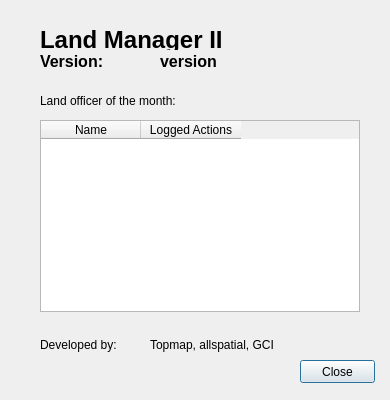
<?xml version="1.0" encoding="UTF-8"?>
<ui version="4.0">
 <class>AboutDialog</class>
 <widget class="QDialog" name="AboutDialog">
  <property name="geometry">
   <rect>
    <x>0</x>
    <y>0</y>
    <width>390</width>
    <height>400</height>
   </rect>
  </property>
  <property name="minimumSize">
   <size>
    <width>390</width>
    <height>400</height>
   </size>
  </property>
  <property name="maximumSize">
   <size>
    <width>390</width>
    <height>400</height>
   </size>
  </property>
  <property name="windowTitle">
   <string>About Dialog</string>
  </property>
  <widget class="QLabel" name="label">
   <property name="geometry">
    <rect>
     <x>40</x>
     <y>51</y>
     <width>91</width>
     <height>21</height>
    </rect>
   </property>
   <property name="font">
    <font>
     <family>Helvetica</family>
     <pointsize>12</pointsize>
     <weight>75</weight>
     <bold>true</bold>
    </font>
   </property>
   <property name="text">
    <string>Version:</string>
   </property>
  </widget>
  <widget class="QLabel" name="version_label">
   <property name="geometry">
    <rect>
     <x>160</x>
     <y>53</y>
     <width>71</width>
     <height>16</height>
    </rect>
   </property>
   <property name="font">
    <font>
     <family>Helvetica</family>
     <pointsize>12</pointsize>
     <weight>75</weight>
     <bold>true</bold>
    </font>
   </property>
   <property name="text">
    <string>version</string>
   </property>
  </widget>
  <widget class="QLabel" name="label_2">
   <property name="geometry">
    <rect>
     <x>40</x>
     <y>30</y>
     <width>271</width>
     <height>20</height>
    </rect>
   </property>
   <property name="font">
    <font>
     <family>Helvetica</family>
     <pointsize>18</pointsize>
     <weight>75</weight>
     <bold>true</bold>
    </font>
   </property>
   <property name="text">
    <string>Land Manager II</string>
   </property>
  </widget>
  <widget class="QLabel" name="label_3">
   <property name="geometry">
    <rect>
     <x>40</x>
     <y>334</y>
     <width>111</width>
     <height>21</height>
    </rect>
   </property>
   <property name="text">
    <string>Developed by:</string>
   </property>
  </widget>
  <widget class="QLabel" name="version_label_2">
   <property name="geometry">
    <rect>
     <x>150</x>
     <y>337</y>
     <width>221</width>
     <height>16</height>
    </rect>
   </property>
   <property name="text">
    <string>Topmap, allspatial, GCI</string>
   </property>
  </widget>
  <widget class="QPushButton" name="close_button">
   <property name="geometry">
    <rect>
     <x>300</x>
     <y>360</y>
     <width>75</width>
     <height>23</height>
    </rect>
   </property>
   <property name="text">
    <string>Close</string>
   </property>
  </widget>
  <widget class="QTableWidget" name="officer_twidget">
   <property name="geometry">
    <rect>
     <x>40</x>
     <y>120</y>
     <width>320</width>
     <height>192</height>
    </rect>
   </property>
   <column>
    <property name="text">
     <string>Name</string>
    </property>
   </column>
   <column>
    <property name="text">
     <string>Logged Actions</string>
    </property>
   </column>
  </widget>
  <widget class="QLabel" name="label_4">
   <property name="geometry">
    <rect>
     <x>40</x>
     <y>90</y>
     <width>321</width>
     <height>21</height>
    </rect>
   </property>
   <property name="text">
    <string>Land officer of the month:</string>
   </property>
  </widget>
 </widget>
 <resources/>
 <connections/>
</ui>
